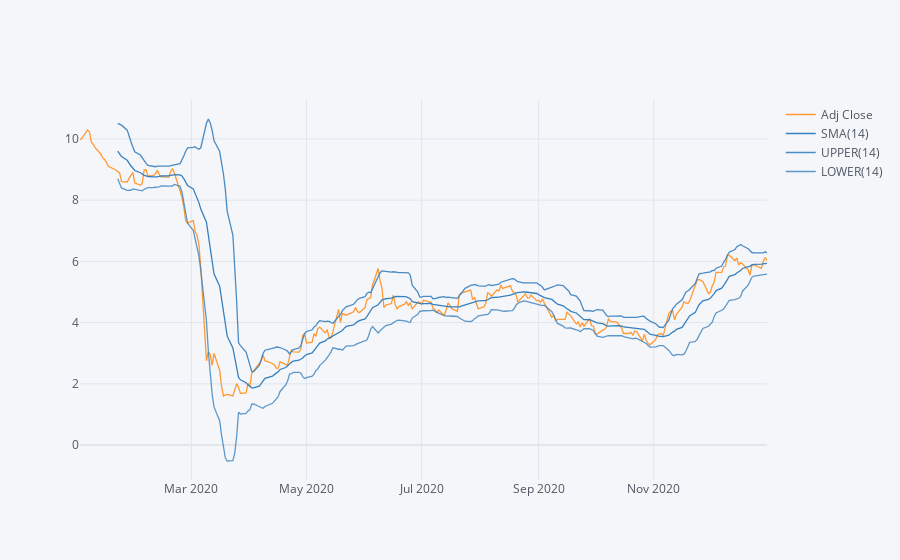

Notebook code for this chart:
### Markdown cell above
## Look at Bollinger statistical chart characterizing the stock prices and volatility over time for Cenovus year 2020

### Code cell
Cenovus['Adj Close'].loc['2020-01-01':'2020-12-31'].ta_plot(study='boll')

### Figure 1 — Plotly figure (JSON) as saved in the notebook; plotly's stock layout.template omitted (floating-point values rounded to 4 significant figures; data arrays with more than 128 entries replaced by an {"elided": "..."} marker saying what was removed)
{"data": [{"line": {"color": "rgba(255, 153, 51, 1.0)", "dash": "solid", "shape": "linear", "width": 1.3}, "mode": "lines", "name": "Adj Close", "text": "", "type": "scatter", "x": {"elided": "253 str values"}, "y": {"elided": "253 float values"}}, {"line": {"color": "rgba(55, 128, 191, 1.0)", "dash": "solid", "shape": "linear", "width": 1.3}, "mode": "lines", "name": "SMA(14)", "text": "", "type": "scatter", "x": {"elided": "253 str values"}, "y": {"elided": "253 mixed values"}}, {"line": {"color": "rgba(55, 128, 191, 0.8999999999999999)", "dash": "solid", "shape": "linear", "width": 1.3}, "mode": "lines", "name": "UPPER(14)", "text": "", "type": "scatter", "x": {"elided": "253 str values"}, "y": {"elided": "253 mixed values"}}, {"line": {"color": "rgba(55, 128, 191, 0.7999999999999998)", "dash": "solid", "shape": "linear", "width": 1.3}, "mode": "lines", "name": "LOWER(14)", "text": "", "type": "scatter", "x": {"elided": "253 str values"}, "y": {"elided": "253 mixed values"}}], "layout": {"legend": {"bgcolor": "#F5F6F9", "font": {"color": "#4D5663"}}, "paper_bgcolor": "#F5F6F9", "plot_bgcolor": "#F5F6F9", "title": {"font": {"color": "#4D5663"}}, "xaxis": {"gridcolor": "#E1E5ED", "showgrid": true, "tickfont": {"color": "#4D5663"}, "title": {"font": {"color": "#4D5663"}, "text": ""}, "zerolinecolor": "#E1E5ED"}, "yaxis": {"gridcolor": "#E1E5ED", "showgrid": true, "tickfont": {"color": "#4D5663"}, "title": {"font": {"color": "#4D5663"}, "text": ""}, "zerolinecolor": "#E1E5ED"}}}
